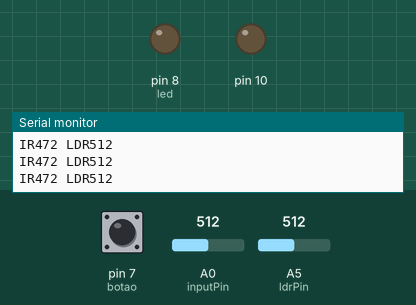
Bench run of a sketch on a simulated Arduino Uno, built with avr-gcc and run on an emulated ATmega328P. Parts: output pins drawn as LEDs (lit = HIGH), the last lines printed to the serial monitor. The test bench sets the inputs (shaded band); at power-on: pin 7 (botao) HIGH, A0 (inputPin) = 512, A5 (ldrPin) = 512. Storage starts empty.

Above: at 1.2 s.
1.3 s: pin 7 (botao) pulled LOW for 0.15 s
2.9 s: pin 7 (botao) pulled LOW for 1 s
5.9 s: A0 (inputPin) set to 900
8.9 s: pin 7 (botao) pulled LOW for 3.2 s
At 9.7 s:
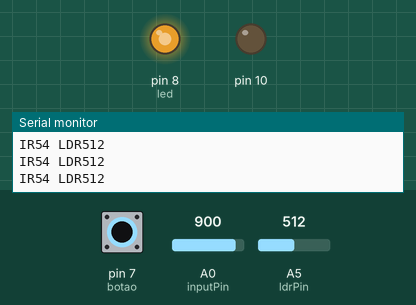
13.6 s: A5 (ldrPin) set to 11
16.6 s: A5 (ldrPin) set to 8
Timing chart, 0 to 19.1 s (numbered marks = the images above; inputs shaded):
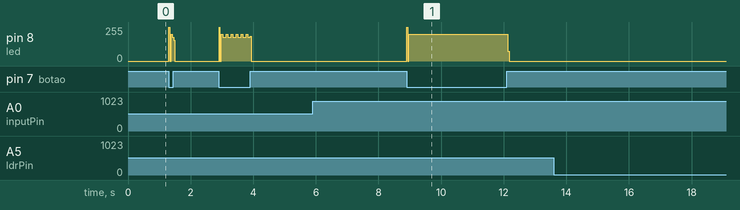

Measured:
- after the input at 8.9 s, pin 8 (led): 0/255 → 202/255 at once, → 0/255 3.2 s later

The sketch:

IR___GPS___SD.ino
```cpp
/* CODIGO PARA DETECCAO DE CAMERAS DE SEGURANÇA
   ADAPTADAS PARA VISÃO NOTURNA EQUIPADAS COM
   EMISSOR DE INFRAVERMELHO

   DOCUMENTAÇÃO NO SITE
   http://suss-urro.hotglue.me/pontoscegos

   PARA CADA CÂMÊRA DETECTADA (MANUAL||DETECÇÃO IR), AS COORDENADAS SÃO COLETADAS PELO
   MÓDULO GPS E ARMAZENADAS EM UM ARQUIVO GPS.TXT, GRAVADO NO CARTÃO SD.

   POSTERIORMENTE ESSE ARQUIVO É ENVIADO PARA UM REPOSITÓRIO E AS CÂMERAS SÃO VISTAS EM
   UM MAPA HOSPEDADO NO OPENSTREETMAPS

   A DETECÇÃO PODE SER FEITA NO MODO AUTOMATICO OU MANUAL

   >> MODO AUTOMATICO:
      - LDR
      - Receptor de infravermelho

           Luzes quentes, emissoras de radiação no espectro visível,
        também emitem radiação IR, na mesma banda de radiação IR de câmeras
        de visão noturna.
           Assim um receptor IR detecta não só aparelhos de visão noturna, como
        também luzes quentes.
           Para contornar esse problema e filtrar a detecção apenas para
        dispositivos de visão noturna, utiliza-se um LDR que, quando acionado,
        invalida as detecções automáticas e aciona o modo manual de detecção
        de câmeras.

   >> MODO MANUAL:
     - Botão

          Quando o LDR detecta presença de luz intensa, o modo manual é acionado e
          as câmeras passam a ser mapeadas manualmente, ao acionar o botão.
*/

#include <SPI.h>
#include <SD.h>
#include <SoftwareSerial.h>

// PINOS DE COM. COM GPS
SoftwareSerial mySerial(3,2); // RX, TX

// PINO DE COM. COM SD
const int chipSelect = 4;

// BOTAO MODO MANUAL
const int botao = 7;

// SENSOR DE LUZ VISIVEL
int ldr = 0;
int led_luz = 0;
int ledManual = 9;

//LEITURA IR E MEDIA
//int ir = A5;
const int numReadings = 10;
int readings[numReadings];      // the readings from the analog input
int readIndex = 0;              // the index of the current reading
int total = 0;                  // the running total
int average = 0;                // the average
int led = 8;
int inputPin = A0;

// LDR
int ldrPin = A5;

//REGRESSAO LINEAR | IR | LDR

double reg = 0;


void setup() {

 Serial.begin(9600);
 for (int thisReading = 0; thisReading < numReadings; thisReading++) {
    readings[thisReading] = 0;
  }

// Serial.println("VAI FUNFAR"); // testando comunicacao com arduino
  // set the data rate for the SoftwareSerial port
  mySerial.begin(9600); // reset SoftwareSerial baudrate
  mySerial.flush();

 pinMode(10, OUTPUT);
 pinMode(led, OUTPUT);
 pinMode(botao,INPUT);
 //pinMode(ir, INPUT);

 if (!SD.begin(chipSelect)) {
  return;
 }

}

void loop() {
  //delay(500);
  char index = 0;
  char pos = 0;
  String dataString = "";
  digitalWrite(led, LOW);
  ldr = analogRead(ldrPin);

// MEDIA DE 10 LEITURAS DO IR
// ------------------------------------------------------- \\

  // subtract the last reading:
  total = total - readings[readIndex];
  // read from the sensor:
  readings[readIndex] = analogRead(inputPin);
  // add the reading to the total:
  total = total + readings[readIndex];
  // advance to the next position in the array:
  readIndex = readIndex + 1;
  // if we're at the end of the array...
  if (readIndex >= numReadings) {
    // ...wrap around to the beginning:
    readIndex = 0;
  }
  // calculate the average:
  average = total / numReadings;
  // send it to the computer as ASCII digits
  average = map(average,0,950,0,1023);
  average=1023-average;
  Serial.print("IR");
  Serial.print(average);
  Serial.print(" ");
  Serial.print("LDR");
  Serial.println(ldr);
  //
// ------------------------------------------------------- \\

  delay(1);        // delay in between reads for stability

  // ldr=6*ldr/1000;
  // reg = (163*ln(average)) -804 -ldr;
  // reg = abs(146*exp(ldr) - average);

// REGRESSAO LINEAR PARA ESTABELECER VALORES DE CORRELAÇÃO ENTRE IR E LDR
  reg = abs(average-75-(4*ldr));
   //Serial.println(reg);


//QUALQUER VALOR FORA DA CURVA DE CORRELAÇÃO ENTRE IR E LDR, ESTABELECIDA NA REG. LINEAR
//EH CONSIDERADO UMA FONTE DE INFRAVERMELHO

  if (ldr<25){

      if (average>=500 || digitalRead(botao)==LOW){

        //  Serial.println("CAMERA DETECTADA");
          digitalWrite(led, HIGH);
          File dataFile = SD.open("gps_log.txt", FILE_WRITE);

          if(dataFile) {
                while(mySerial.available()) {
                  // pos = char(mySerial.read());
                  pos = mySerial.read();
                  dataString += String(pos);
                  index++;
                  if (index>200)
                    break;
                }
            dataFile.print(dataString);
            dataFile.close();
          }

          else {
            Serial.println("error opening datalog.txt");
          }

      }
  }

  else {

      digitalWrite(ledManual, HIGH);

      if (digitalRead(botao)==LOW){

        //  Serial.println("CAMERA DETECTADA");
          digitalWrite(led, HIGH);
          File dataFile = SD.open("gps_log.txt", FILE_WRITE);

          if(dataFile) {
              while(mySerial.available()) {
                // pos = char(mySerial.read());
                pos = mySerial.read();
                dataString += String(pos);
                index++;
                if (index>200)
                  break;
              }
            dataFile.print(dataString);
            dataFile.close();
          }

          else {
            Serial.println("error opening datalog.txt");
          }

      }
   }

}
```
